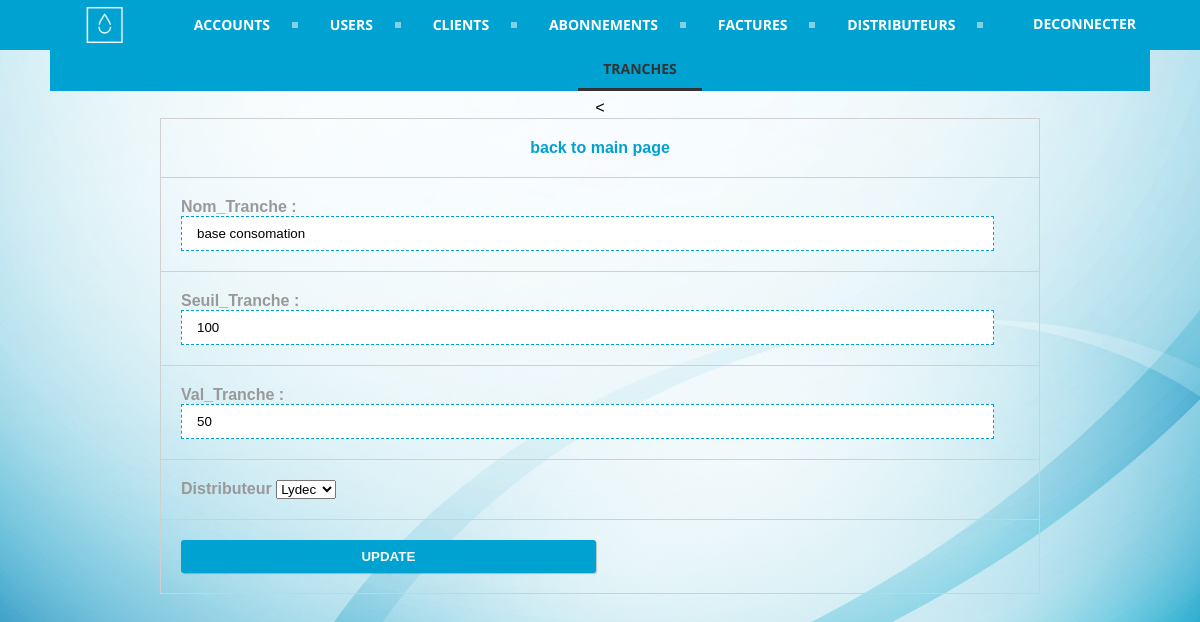
Page /admin/tranche/edit_data.php?edit_id=12 (signed in) on the committed database.
### tables this page shows
CREATE TABLE `tranche` (
  `idTranche` int(255) NOT NULL,
  `nomtranche` varchar(35) DEFAULT NULL,
  `seuiltranche` int(255) NOT NULL,
  `valtranche` int(255) DEFAULT NULL,
  `distributeur` int(255) DEFAULT NULL
);

### admin/tranche/edit_data.php (the view, shortened to what this page needs)
<?php
if(isset($_GET['edit_id']))
{
 $sql_query="SELECT * FROM tranche WHERE idTranche=".$_GET['edit_id'];
 $result_set=mysql_query($sql_query);
  $fetched_row=mysql_fetch_array($result_set);
}
?>
<html>
<head>
<link rel="stylesheet" href="../../public/css/style.css" type="text/css" />
</head>
<body>
<center>
<div id="header">
 <div id="content">
    <div id='cssmenu'>
     <a href="../../"><img src="../../public/img/logo-white.png" style="width: 50px; height: 50px; float: left; margin-left: 30px" /></a>
    <form id='logout' action='../../logout-submit.php' method='post' accept-charset='UTF-8'>
          <input type="submit" class="login-button" value="Deconnecter"></input>
        </form>
        <ul>
              <li><a href=" ../account"><span>Accounts</span></a></li>
              <li><a href="../user/"><span>Users</span></a></li>
              <li><a href=" ../client"><span>Clients</span></a></li>
              <li><a href="../abonnement"><span>Abonnements</span></a></li>
              <li><a href="../facture"><span>Factures</span></a></li>
              <li><a href="../distributeur"><span>Distributeurs</span></a></li>
              <li class='last active'><a href="#"><span>Tranches</span></a></li>
        </ul>
    </div>
    </div>
</div>
<div id="body">
 <div id="content">
    <form method="post"><
    <table align="center">
    <tr>
    <td align="center"><a href="index.php">back to main page</a></td>
    </tr>
    <tr>
    <td>
    Nom_Tranche :
    <input type="text" name="nomtranche" placeholder="nomtranche" value="<?php echo $fetched_row['nomtranche']; ?>" required /></td>
    </tr>
    <tr>
    <td>
    Seuil_Tranche :
    <input type="number" name="seuiltranche" placeholder="seuiltranche" value="<?php echo $fetched_row['seuiltranche']; ?>" required /></td>
    </tr>
    <tr>
    <td>
    Val_Tranche :
    <input type="number" name="valtranche" placeholder="valtranche" value="<?php echo $fetched_row['valtranche']; ?>" required /></td>
    </tr>
       <tr>
            <td>
              <label for="distributeur">Distributeur</label>
              <select id="distributeur" name="distributeur" required>
                  <?php
                     $sql_query="SELECT * FROM distributeur";
                     $result_set=mysql_query($sql_query);
                     while($row=mysql_fetch_row($result_set))
                     {
                      ?>
                      <option value="<?php echo $row[0]; ?>"><?php echo $row[1]; ?></option>
                      <?php
                     }
                 ?></select>
            </td>
        </tr>
    <tr>
    <td>
    <button type="submit" name="btn-update"><strong>UPDATE</strong></button>
    </td>
    </tr>
    </table>
    </form>
    </div>
</div>
</center>
</body>
</html>

### public/css/style.css (style rules this page uses)
* { margin:0; padding:0; }
html { margin:0; padding:0; background: url(../img/blue.PNG) no-repeat center fixed; -webkit-background-size: cover; background-size: cover; }
body { font-family:"Courier New", Courier, monospace; }
#header { width:100%; height:50px; background:#00a2d1; color:#f9f9f9; font-family:"Lucida Sans Unicode", "Lucida Grande", sans-serif; font-size:35px; text-align:center; }
#header a { color:#fff; text-decoration:blink; }
#body { margin-top:50px; }
#content { padding-left: 50px; padding-right: 50px; }
table { width:80%; font-family:Tahoma, Geneva, sans-serif; font-weight:bolder; color:#999; margin-bottom:80px; }
table a { text-decoration:none; color:#00a2d1; }
table,td,th { border-collapse:collapse; border:solid #d0d0d0 1px; padding:20px; }
table td input { width:97%; height:35px; border:dashed #00a2d1 1px; padding-left:15px; font-family:Verdana, Geneva, sans-serif; box-shadow:0px 0px 0px rgba(1,0,0,0.2); outline:none; }
table td button { border:solid #f9f9f9 0px; box-shadow:1px 1px 1px rgba(1,0,0,0.2); outline:none; background:#00a2d1; padding:9px 15px 9px 15px; color:#f9f9f9; font-family:Arial, Helvetica, sans-serif; font-weight:bolder; border-radius:3px; width:49.5%; }
#cssmenu { background: #00a2d1; width: auto; }
#cssmenu ul { list-style: none; margin: 0; padding: 0; line-height: 1; display: block; zoom: 1; }
#cssmenu ul:after { content: " "; display: block; font-size: 0; height: 0; clear: both; visibility: hidden; }
#cssmenu ul li { display: inline-block; padding: 0; margin: 0; }
#cssmenu ul li a { color: #ffffff; text-decoration: none; display: block; padding: 15px 25px; font-family: 'Open Sans', sans-serif; font-weight: 700; text-transform: uppercase; font-size: 14px; position: relative; -webkit-transition: color .25s; -moz-transition: color .25s; -ms-transition: color .25s; -o-transition: color .25s; transition: color .25s; }
#cssmenu ul li a:after { content: ""; display: block; position: absolute; right: -3px; top: 19px; height: 6px; width: 6px; background: #ffffff; opacity: .5; }
#cssmenu ul li a:before { content: ""; display: block; position: absolute; left: 0; bottom: 0; height: 3px; width: 0; background: #333333; -webkit-transition: width .25s; -moz-transition: width .25s; -ms-transition: width .25s; -o-transition: width .25s; transition: width .25s; }
#cssmenu ul li.last > a:after, #cssmenu ul li:last-child > a:after { display: none; }
#cssmenu ul li.active a { color: #333333; }
#cssmenu ul li.active a:before { width: 100%; }
.login-button { float: right; padding: 14px; background-color: Transparent; background-repeat: no-repeat; border: none; cursor: pointer; overflow: hidden; outline: none; font-family: 'Open Sans', sans-serif; font-weight: 700; text-transform: uppercase; font-size: 14px; color: white; }

### rows in the picture
tranche: nomtranche "base consomation", seuiltranche "100", valtranche "50"

### other values in the picture
form field distributeur "Lydec"
